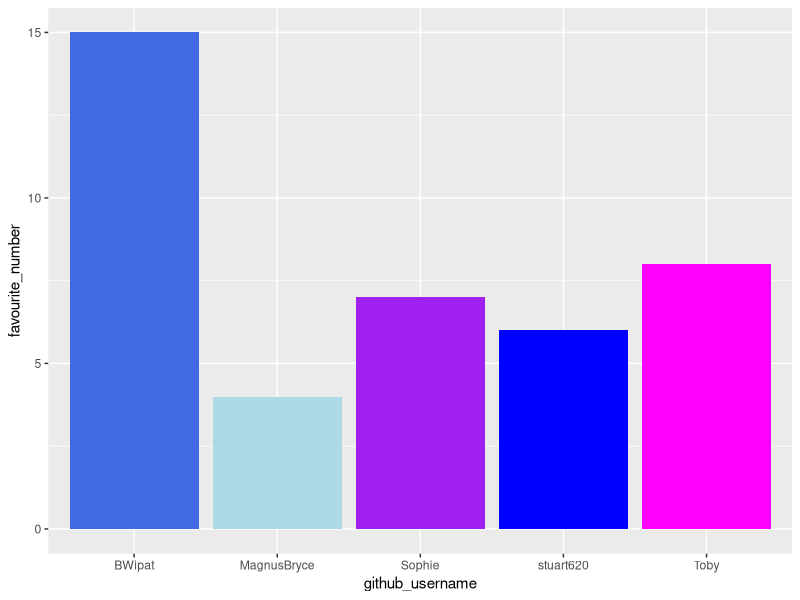
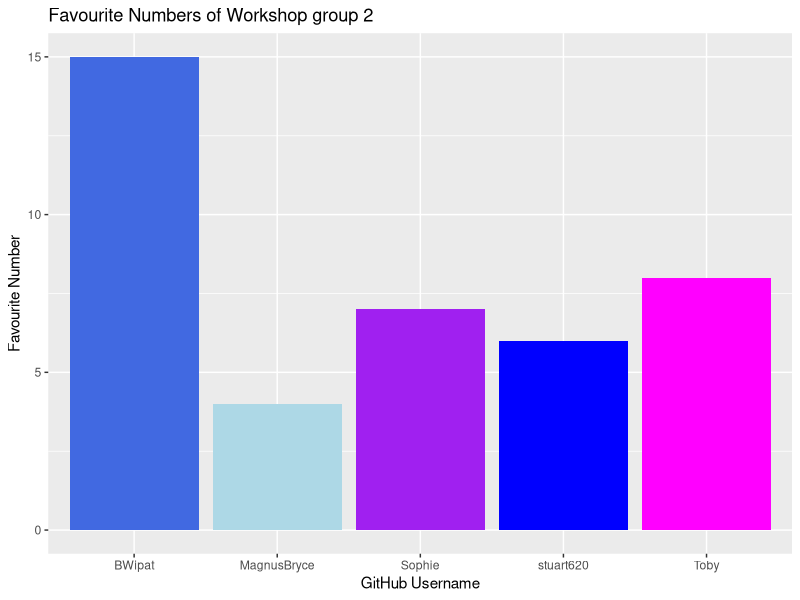
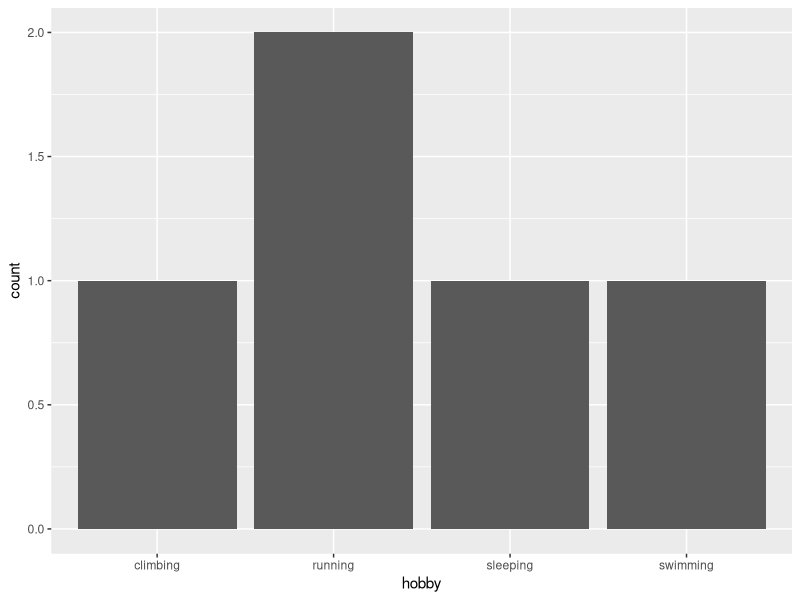

Generate these figures, in order, with R:
## ---- chunk 1
library(tidyverse) 
## ---- chunk 2
team_data <- tibble(
  name = c("Sophie", "Ben", "Stewart", 
           "Magnus", "Toby"),
  github_username = c("Sophie", "BWipat", "stuart620", 
                      "MagnusBryce", "Toby"), 
  colour = c("purple", "royalblue", "blue", 
             "lightblue", "magenta"),
  hobby = c("sleeping", "climbing", "running", 
            "swimming", "running"),
  favourite_number = c(7, 15, 6, 4, 8)
  )

team_data
## ---- chunk 3
p1 <- ggplot(data = team_data, 
             mapping = aes(x = github_username, 
                           y = favourite_number,
                           fill = colour), 
             ) +
   geom_col() +
   scale_fill_identity()
p1
## ---- chunk 4
p1 + labs(x = "GitHub Username", 
          y = "Favourite Number",
          title = "Favourite Numbers of Workshop group 2")
## ---- chunk 5
p2 <- ggplot(team_data, aes(x = hobby)) +
  geom_bar()
p2
